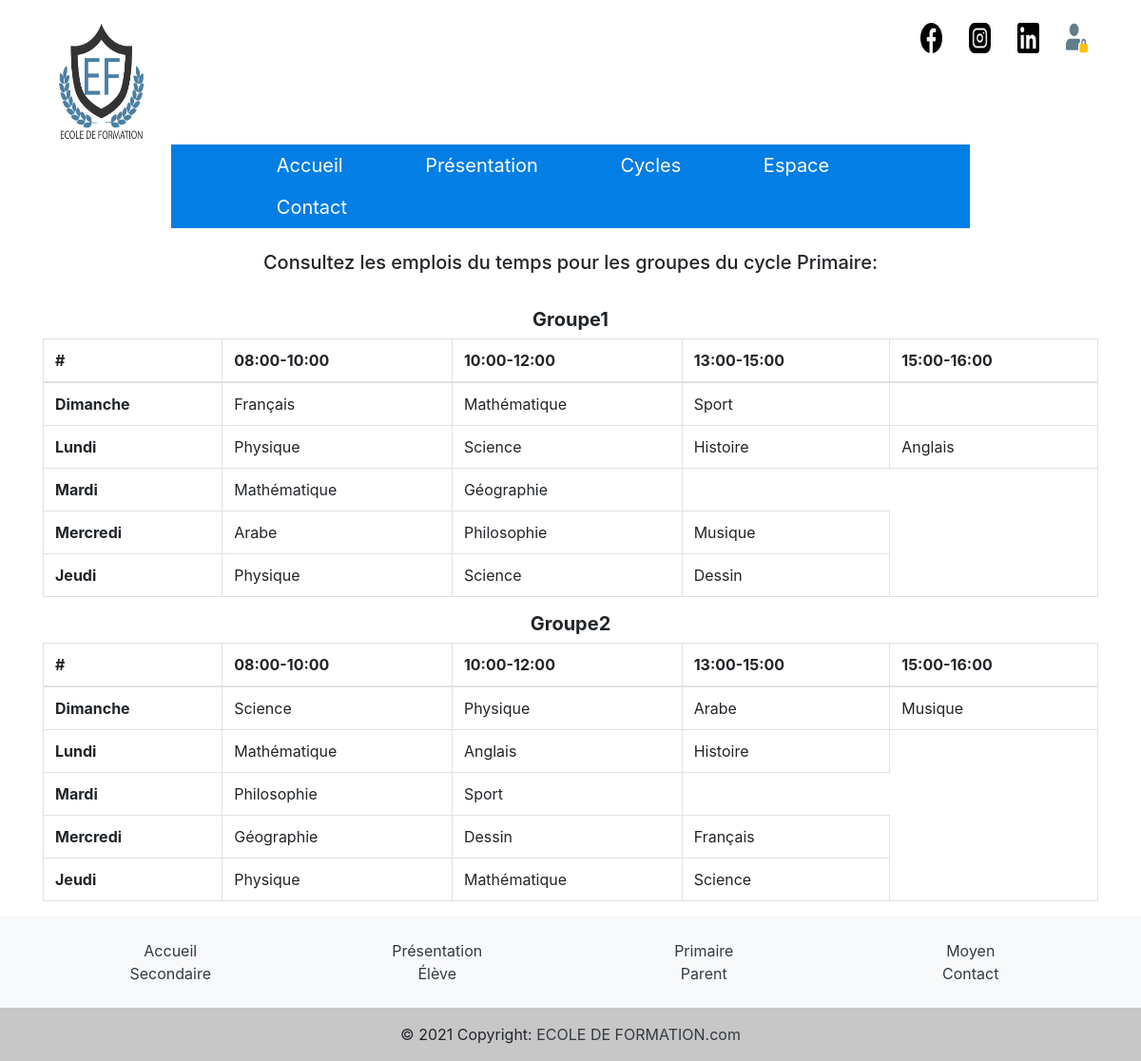
Page /projet/index/Cycles/Primaire/EDT on the committed database.
### tables this page shows
CREATE TABLE `contact` (
  `id` int(11) NOT NULL,
  `nom` text NOT NULL,
  `link` text NOT NULL
);

CREATE TABLE `menu_accueil` (
  `id` int(11) NOT NULL,
  `menu` text NOT NULL,
  `types` int(11) NOT NULL
);

CREATE TABLE `classe` (
  `id` int(11) NOT NULL,
  `nom` text NOT NULL,
  `id_cycle` int(11) NOT NULL,
  `annee` year(4) NOT NULL,
  `id_niveau` int(11) NOT NULL
);

CREATE TABLE `matiere` (
  `id` int(11) NOT NULL,
  `nom` text NOT NULL,
  `coeff` int(11) NOT NULL
);

### projet/MVC/Controller/ControllerEDT.php (called while the page is built, shortened)
<?php
require_once('../MVC/Model/ModelEDT.php');
require_once('../MVC/View/ViewEDT.php');
class ControllerEDT{
public function get_menu(){
    $model = new ModelEDT();
    $res= $model->get_menu();
    return $res;
}
public function contact(){
    $model = new ModelEDT();
    $res= $model->get_contact();
    return $res;
}
public function afficher_EDT_P(){
    $view= new ViewEDT();
    $view->logo();
    $view->contact();
    $view->afficher_menu();
    $view->afficher_EDT_P();
    $view->afficher_footer();
}
public function get_matiereJour($jour,$id_classe){
    $model = new ModelEDT();
    $res= $model->get_matiereJour($jour,$id_classe);
    return $res;
}
public function EDT_P(){
    $model = new ModelEDT();
    $res= $model->get_EDT_P();
    return $res;
}
public function nom_groupe($id_classe){
    $model = new ModelEDT();
    $res= $model->get_nomClasse($id_classe);
    return $res;
}
public function nom_matiere($id_matiere){
    $model = new ModelEDT();
    $res= $model->get_nomMatiere($id_matiere);
    return $res;
}
}

### projet/MVC/Model/ModelEDT.php (called while the page is built, shortened)
<?php
require_once('../MVC/Controller/ControllerEDT.php');
class ModelEDT{
    private $dbname="TDW";
    private $host="127.0.0.1";
    private $user="root";
    private $password ="";
    private function connexion_db($dbname,$host,$user,$password){
        $dsn= "mysql:dbname=$dbname; host=$host;";
        try{
        $c=new PDO($dsn,$user,$password);
        }catch(PDOException $ex){
          printf("erreur de connexion à la base de donnée",$ex->getMessage());
          exit();
        }
        return $c;
    }
    private function deconnexion(&$c){
        $c=null;
    }
    private function requete($c,$req){
       return $c->query($req);
    }
    public function get_menu(){
        $c=$this->connexion_db($this->dbname,$this->host,$this->user,$this->password);
        $req="SELECT menu , types FROM menu_accueil ";
        $res=$this->requete($c,$req);
        return $res;
    }
    public function get_contact(){
        $c=$this->connexion_db($this->dbname,$this->host,$this->user,$this->password);
        $req="SELECT id,nom,link FROM contact ";
        $res=$this->requete($c,$req);
        return $res;
    }
    public function get_EDT_P(){
        $c=$this->connexion_db($this->dbname,$this->host,$this->user,$this->password);
        $req="SELECT id FROM classe where(id IN (select id_classe from edt ) AND id_cycle='1') ";
        $res=$this->requete($c,$req);
        return $res;
    }
    public function get_matiereJour($jour,$id_classe){
        $c=$this->connexion_db($this->dbname,$this->host,$this->user,$this->password);
        $req="SELECT id_matiere FROM edt where(id_classe =$id_classe AND jour = '$jour') ";
        $res=$this->requete($c,$req);
        return $res;
    }
    public function get_nomClasse($id_classe){
        $c=$this->connexion_db($this->dbname,$this->host,$this->user,$this->password);
        $req="SELECT nom,id_niveau FROM classe where(id='$id_classe') ";
        $res=$this->requete($c,$req);
        return $res;
    }
    public function get_nomMatiere($id_matiere){
        $c=$this->connexion_db($this->dbname,$this->host,$this->user,$this->password);
        $req="SELECT nom FROM matiere where(id='$id_matiere') ";
        $res=$this->requete($c,$req);
        return $res;
    }
}

### projet/MVC/View/ViewEDT.php (the view, shortened to what this page needs)
<?php
require_once('../MVC/Controller/ControllerEDT.php');
?>
<link rel="stylesheet" href="https://stackpath.bootstrapcdn.com/bootstrap/4.3.1/css/bootstrap.min.css">
<?php
class ViewEDT
{
  public function logo()
  {
    echo '<img id= "logo" src="../../..//MVC/Image/LOGO.png" style="width: 8%;height: 16%;"/>';
  }
  public function contact()
  {
    $c = new ControllerEDT();
    $res = $c->contact();
    echo '<div id="icons"><ul>';
    foreach ($res as $row) {
      echo '<li class="icons-img"> <a href="' . $row["link"] . '"><img id="image' . $row["id"] . '" style="width: 2%;height: 4%;" src="../../../MVC/Image/' . $row["nom"] . '"></a></li>';
    }
    echo '</ul></div>';
  }
  public function afficher_menu()
  {
?>
    <nav>
      <ul class="nav">
        <?php
        $c = new ControllerEDT();
        $res = $c->get_menu();
        foreach ($res as $row) {
          if ($row["types"] == 0) {
            if (strcmp($row["menu"], 'Cycles') == 0 || strcmp($row["menu"], 'Espace') == 0) {
              if (strcmp($row["menu"], 'Cycles') == 0) {
                echo '<li ><a href="/projet/index/">' . $row["menu"] . '</a><ul>';
                $res1 = $c->get_menu();
                echo '</ul></li>';
              } else {
                echo '<li ><a  href="/projet/index/">' . $row["menu"] . '</a><ul>';
                echo '</ul></li>';
              }
            } else {
              if (strcmp($row["menu"], 'Accueil') == 0) {
                echo '<li ><a  href="/projet/index/#">' . $row["menu"] . '</a></li>';
              } else {
                echo '<li ><a  href="/projet/index/' . $row["menu"] . '">' . $row["menu"] . '</a></li>';
              }
            }
          }
        }
        ?>
      </ul>
    </nav>
  <?php
  }
  public function afficher_EDT_P()
  {
    $c = new ControllerEDT();
    $res = $c->EDT_P();
    $old = 0;
  ?>
    <h5 style="margin-bottom : 3%; text-align:center; margin-top:2%;">Consultez les emplois du temps pour les groupes du cycle Primaire: </h5>
    <div class="container">
      <?php
      foreach ($res as $row) {
        if ($row["id"] !== $old) {
          if ($old != 0) {
            echo '</tbody>
             </table>';
          }
          $classe = $c->nom_groupe($row["id"]);
          foreach ($classe as $elmt) {
            echo '<h5 style="text-align:center; font-weight:bold;">' . $elmt["nom"] . '</h5>';
          }
      ?>
          <table class="table table-bordered">
            <thead>
              <tr>
                <th scope="col">#</th>
                <th scope="col">08:00-10:00</th>
                <th scope="col">10:00-12:00</th>
                <th scope="col">13:00-15:00</th>
                <th scope="col">15:00-16:00</th>
              </tr>
            </thead>
            <tbody>
            <?php
          }
            ?>
            <tr>
              <th scope="row">Dimanche</th>
              <?php
              $matiere = $c->get_matiereJour('Dimanche', $row["id"]);
              foreach ($matiere as $elemt) {
                $rech = $c->nom_matiere($elemt["id_matiere"]);
                foreach ($rech as $mod) {
                  echo '<td>' . $mod["nom"] . '</td>';
                }
              }
              ?>
            </tr>
            <tr>
              <th scope="row">Lundi</th>
              <?php
              $matiere = $c->get_matiereJour('Lundi', $row["id"]);
              foreach ($matiere as $elemt) {
                $rech = $c->nom_matiere($elemt["id_matiere"]);
                foreach ($rech as $mod) {
                  echo '<td>' . $mod["nom"] . '</td>';
                }
              }
              ?>
            </tr>
            <tr>
              <th scope="row">Mardi</th>
              <?php
              $matiere = $c->get_matiereJour('Mardi', $row["id"]);
              foreach ($matiere as $elemt) {
                $rech = $c->nom_matiere($elemt["id_matiere"]);
                foreach ($rech as $mod) {
                  echo '<td>' . $mod["nom"] . '</td>';
                }
              }
              ?>
            </tr>
            <tr>
              <th scope="row">Mercredi</th>
              <?php
              $matiere = $c->get_matiereJour('Mercredi', $row["id"]);
              foreach ($matiere as $elemt) {
                $rech = $c->nom_matiere($elemt["id_matiere"]);
                foreach ($rech as $mod) {
                  echo '<td>' . $mod["nom"] . '</td>';
                }
              }
              ?>
            </tr>
            <tr>
              <th scope="row">Jeudi</th>
              <?php
              $matiere = $c->get_matiereJour('Jeudi', $row["id"]);
              foreach ($matiere as $elemt) {
                $rech = $c->nom_matiere($elemt["id_matiere"]);
                foreach ($rech as $mod) {
                  echo '<td>' . $mod["nom"] . '</td>';
                }
              }
              ?>
            </tr>
          <?php
          $old = $row["id"];
        }
        echo ' </tbody>
        </table>
        </div> ';
      }
          ?>
                  <?php
                public function afficher_footer()
                {
                  $c = new ControllerEDT();
                  $res = $c->get_menu();
                  echo '
      <footer class="bg-light text-center text-lg-start">
      <div class="container p-4">
        <div class="row" >
          ';
                  foreach ($res as $row) {
                    if (strcmp($row["menu"], 'Cycles') !== 0 && strcmp($row["menu"], 'Espace') !== 0) {
                      if (strcmp($row["menu"], 'Parents') == 0) {
                        echo ' <div class="col-lg-3 col-md-6 mb-4 mb-md-0" >
      <ul class="list-unstyled mb-0">
        <li>
          <a href="/projet/index/Espace/' . $row["menu"] . '" class="text-dark">' . $row["menu"] . '</a>
        </li>
      </ul>
    </div>
    ';
                      } else  if ($row["menu"] == 'Primaire') {
                        echo ' <div class="col-lg-3 col-md-6 mb-4 mb-md-0" >
      <ul class="list-unstyled mb-0">
        <li>
          <a href="/projet/index/Cycles/' . $row["menu"] . '" class="text-dark">' . $row["menu"] . '</a>
        </li>
      </ul>
    </div>
    ';
                      } else if (strcmp($row["menu"], 'Moyen') == 0) {
                        echo ' <div class="col-lg-3 col-md-6 mb-4 mb-md-0" >
      <ul class="list-unstyled mb-0">
        <li>
          <a href="/projet/index/Cycles/' . $row["menu"] . '" class="text-dark">' . $row["menu"] . '</a>
        </li>
      </ul>
    </div>
    ';
                      } else if (strcmp($row["menu"], 'Secondaire') == 0) {
                        echo ' <div class="col-lg-3 col-md-6 mb-4 mb-md-0" >
      <ul class="list-unstyled mb-0">
        <li>
          <a href="/projet/index/Cycles/' . $row["menu"] . '" class="text-dark">' . $row["menu"] . '</a>
        </li>
      </ul>
    </div>
    ';
                      } else if (strcmp($row["menu"], 'Élève') == 0) {
                        echo ' <div class="col-lg-3 col-md-6 mb-4 mb-md-0" >
      <ul class="list-unstyled mb-0">
        <li>
          <a href="/projet/index/Espace/' . $row["menu"] . '" class="text-dark">' . $row["menu"] . '</a>
        </li>
      </ul>
    </div>
    ';
                      } else {
                        echo ' <div class="col-lg-3 col-md-6 mb-4 mb-md-0" >
            <ul class="list-unstyled mb-0">
              <li>
                <a href="/projet/index/' . $row["menu"] . '" class="text-dark">' . $row["menu"] . '</a>
              </li>
            </ul>
          </div>
          ';
                      }
                    }
                  };
                  echo '</div>
      </div>
      <div class="text-center p-3" style="background-color: rgba(0, 0, 0, 0.2)">
        © 2021 Copyright:
        <a class="text-dark">ECOLE DE FORMATION.com</a>
      </div>
    </footer>';
                }
              }
                  ?>

### rows in the picture
contact: nom (picture)
contact: nom (picture)
contact: nom (picture)
contact: shows a picture
menu_accueil: menu "Accueil"
menu_accueil: menu "Présentation"
menu_accueil: menu "Cycles"
menu_accueil: menu "Espace"
menu_accueil: menu "Contact"
classe: nom "Groupe1"
matiere: nom "Français"
matiere: nom "Mathématique"
matiere: nom "Sport"
matiere: nom "Physique"
matiere: nom "Science"
matiere: nom "Histoire"
matiere: nom "Anglais"
matiere: nom "Géographie"
matiere: nom "Arabe"
matiere: nom "Philosophie"
matiere: nom "Musique"
matiere: nom "Dessin"
classe: nom "Groupe2"
menu_accueil: menu "Primaire"
menu_accueil: menu "Moyen"
menu_accueil: menu "Secondaire"
menu_accueil: menu "Élève"
menu_accueil: menu "Parent"
